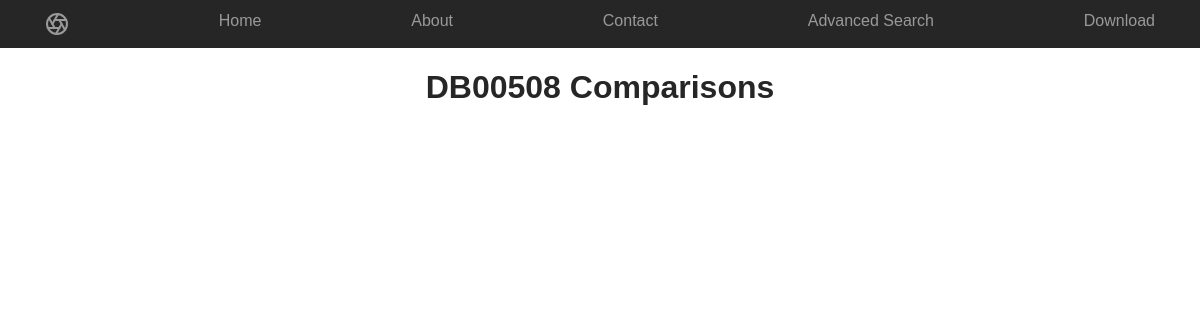
The app's page /repos/comparison/DB00508/, older data.
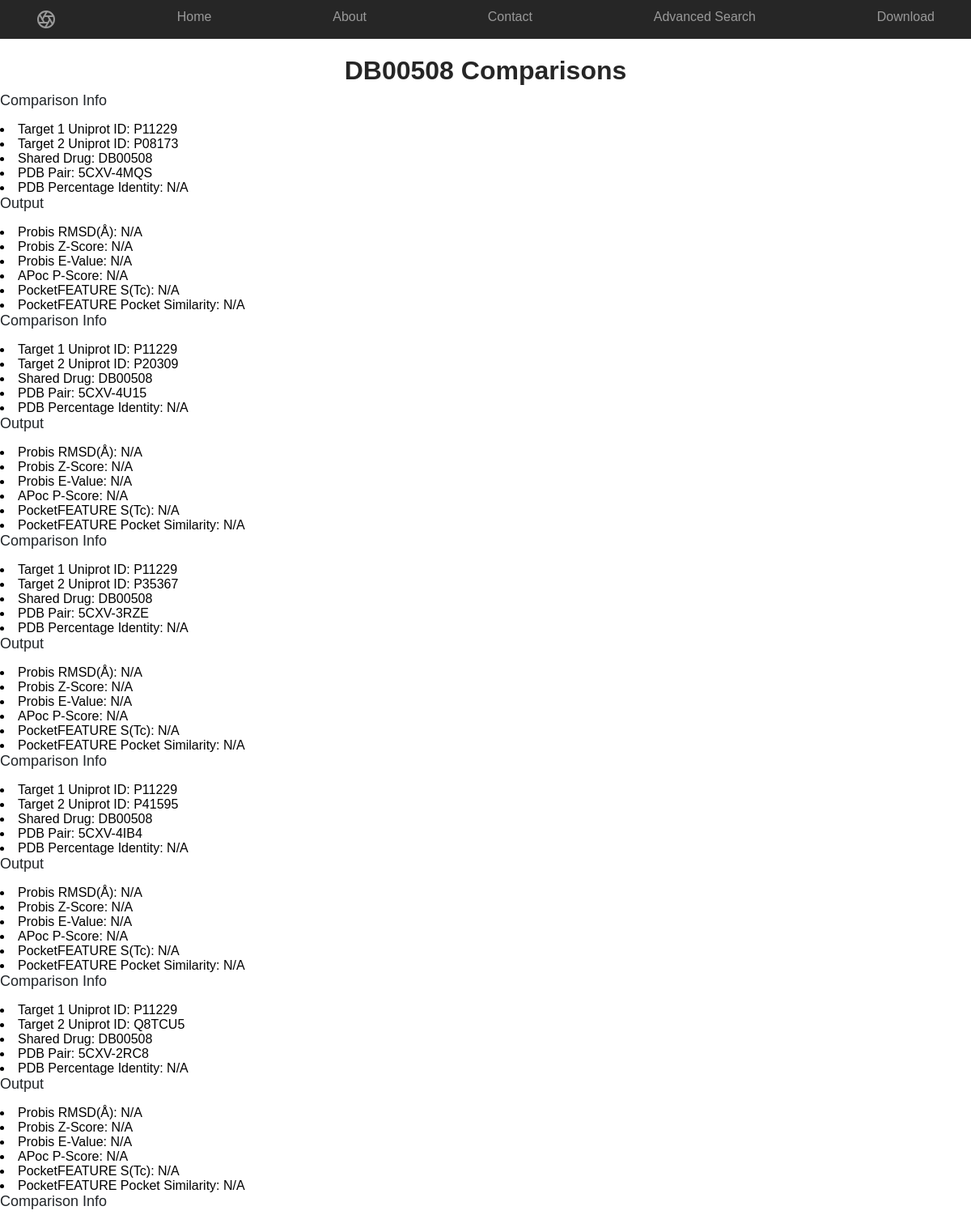
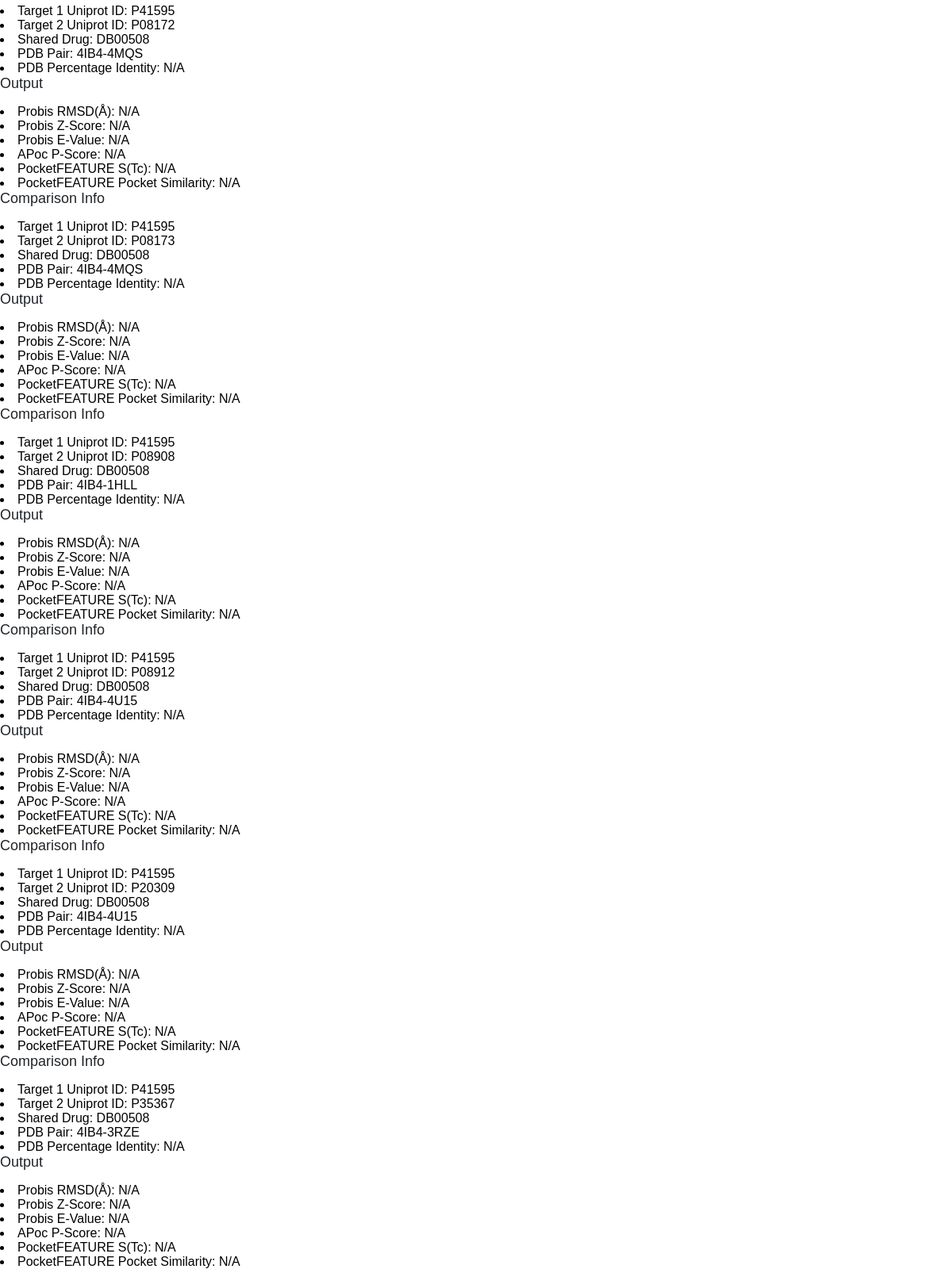
The same page, newer data (2 pictures, top to bottom).
### repos/models.py (models this page shows)
class Drug(models.Model):
    targets = models.ManyToManyField('Target')
    drugbank_ID = models.CharField(max_length=10, primary_key=True)
    generic_name = models.CharField(max_length=100)
    brand_name = models.CharField(max_length=100)
    indication = models.CharField(max_length=1000)
    moa = models.CharField(max_length=1000)
    chembl_ID = models.CharField(max_length=20)
    approval = models.CharField(max_length=100)
    def __str__(self):
        return self.drugbank_ID

class Comparison(models.Model):
    Target1_ID = models.ForeignKey(Target, on_delete=models.CASCADE, related_name='inter_1')
    Target2_ID = models.ForeignKey(Target, on_delete=models.CASCADE, related_name='inter_2')
    DrugBank_ID = models.ForeignKey(Drug, on_delete=models.CASCADE)
    PDB_Pair = models.CharField(max_length=12)
    Percentage_Identity = models.CharField(max_length=50)
    Probis_RMSD = models.CharField(max_length=50)
    Probis_ZScore = models.CharField(max_length=50)
    Probis_EValue = models.CharField(max_length=50)
    APoc_PScore = models.CharField(max_length=50)
    PocketFEATURE_STc = models.CharField(max_length=50)
    PocketFEATURE_Pocket_Similarity = models.CharField(max_length=50)

class Target(models.Model):
    uniprot_ID = models.CharField(max_length=20, primary_key=True)
    protein_name = models.CharField(max_length=100)
    gene_name = models.CharField(max_length=20)
    bound = models.BooleanField()
    def __str__(self):
        return self.uniprot_ID

### repos/views.py (the view)
# urls.py: path('comparison/<str:pk>/', views.ComparisonView.as_view(), name='comparison'),
class ComparisonView(generic.DetailView):
    model = Drug
    template_name = 'repos/comparisons.html'
    context_object_name = 'this_drug'

### repos/templates/repos/comparisons.html (shortened to what this page needs)
<!DOCTYPE html>
<html lang="en">
<head>
  {% load static %}
  <link rel="stylesheet" type="text/css" href="{% static 'bootstrap4/css/bootstrap.min.css' %}" />
  <link rel="stylesheet" type="text/css" href="{% static 'repos/style.css' %}" />
</head>
<body>
  <nav class="site-header sticky-top py-1">
    <div class="container d-flex flex-column flex-md-row justify-content-between">
      <a class="py-2" href="#">
      </a>
      <a class="py-2 d-none d-md-inline-block {% if request.path == "/repos/" %} active-link{% endif %}" href="/repos/">Home</a>
      <a class="py-2 d-none d-md-inline-block {% if request.path == "/repos/about" %} active-link{% endif %}" href="/repos/about/">About</a>
      <a class="py-2 d-none d-md-inline-block {% if request.path == "/repos/contact" %} active-link{% endif %}" href="/repos/contact/">Contact</a>
      <a class="py-2 d-none d-md-inline-block {% if request.path == "/repos/about" %} active-link{% endif %}" href="#">Advanced Search</a>
      <a class="py-2 d-none d-md-inline-block {% if request.path == "/repos/about" %} active-link{% endif %}" href="#">Download</a>
    </div>
  </nav>
  <h2>{{ this_drug.drugbank_ID }} Comparisons</h2>
  {%for comp in this_drug.comparison_set.all%}
    <p>Comparison Info</p>
    <li>Target 1 Uniprot ID: {{ comp.Target1_ID }}</li>
    <li>Target 2 Uniprot ID: {{ comp.Target2_ID }}</li>
    <li>Shared Drug: {{ comp.DrugBank_ID }} </li>
    <li>PDB Pair: {{ comp.PDB_Pair }}</li>
    <li>PDB Percentage Identity: {{ comp.Percentage_Identity }}</li>
    <p>Output</p>
    <li>Probis RMSD(<span>&#8491;</span>): {{ comp.Probis_RMSD }}</li>
    <li>Probis Z-Score: {{ comp.Probis_ZScore }}</li>
    <li>Probis E-Value: {{ comp.Probis_EValue }}</li>
    <li>APoc P-Score: {{ comp.APoc_PScore }}</li>
    <li>PocketFEATURE S(Tc): {{ comp.PocketFEATURE_STc }}</li>
    <li>PocketFEATURE Pocket Similarity: {{ comp.PocketFEATURE_Pocket_Similarity }}</li>
  {%endfor%}
</body>
</html>

### repos/static/repos/style.css (style rules this page uses)
.site-header { background-color: rgba(0, 0, 0, .85); -webkit-backdrop-filter: saturate(180%) blur(20px); backdrop-filter: saturate(180%) blur(20px); }
.site-header a { color: #999; transition: ease-in-out color .15s; }
h2 { color: rgba(0, 0, 0, .85); text-transform:capitalize; font-weight: bold; text-align: center; margin-top: 20px; }
p { font-size: 18px; }
li { color: black; text-align: left; }
a { color: MediumVioletRed; }
* { box-sizing: border-box; }
body { font: 16px Arial; }

Row changes from the older to the newer data that the page shows:
added Comparison: Target1_ID "P11229", Target2_ID "P08173", DrugBank_ID "DB00508", PDB_Pair "5CXV-4MQS", Percentage_Identity "N/A", Probis_RMSD "N/A", Probis_ZScore "N/A", Probis_EValue "N/A", APoc_PScore "N/A", PocketFEATURE_STc "N/A", PocketFEATURE_Pocket_Similarity "N/A"
added Comparison: Target1_ID "P11229", Target2_ID "P20309", DrugBank_ID "DB00508", PDB_Pair "5CXV-4U15", Percentage_Identity "N/A", Probis_RMSD "N/A", Probis_ZScore "N/A", Probis_EValue "N/A", APoc_PScore "N/A", PocketFEATURE_STc "N/A", PocketFEATURE_Pocket_Similarity "N/A"
added Comparison: Target1_ID "P11229", Target2_ID "P35367", DrugBank_ID "DB00508", PDB_Pair "5CXV-3RZE", Percentage_Identity "N/A", Probis_RMSD "N/A", Probis_ZScore "N/A", Probis_EValue "N/A", APoc_PScore "N/A", PocketFEATURE_STc "N/A", PocketFEATURE_Pocket_Similarity "N/A"
added Comparison: Target1_ID "P11229", Target2_ID "P41595", DrugBank_ID "DB00508", PDB_Pair "5CXV-4IB4", Percentage_Identity "N/A", Probis_RMSD "N/A", Probis_ZScore "N/A", Probis_EValue "N/A", APoc_PScore "N/A", PocketFEATURE_STc "N/A", PocketFEATURE_Pocket_Similarity "N/A"
added Comparison: Target1_ID "P11229", Target2_ID "Q8TCU5", DrugBank_ID "DB00508", PDB_Pair "5CXV-2RC8", Percentage_Identity "N/A", Probis_RMSD "N/A", Probis_ZScore "N/A", Probis_EValue "N/A", APoc_PScore "N/A", PocketFEATURE_STc "N/A", PocketFEATURE_Pocket_Similarity "N/A"
added Comparison: Target1_ID "P41595", Target2_ID "P08172", DrugBank_ID "DB00508", PDB_Pair "4IB4-4MQS", Percentage_Identity "N/A", Probis_RMSD "N/A", Probis_ZScore "N/A", Probis_EValue "N/A", APoc_PScore "N/A", PocketFEATURE_STc "N/A", PocketFEATURE_Pocket_Similarity "N/A"
added Comparison: Target1_ID "P41595", Target2_ID "P08173", DrugBank_ID "DB00508", PDB_Pair "4IB4-4MQS", Percentage_Identity "N/A", Probis_RMSD "N/A", Probis_ZScore "N/A", Probis_EValue "N/A", APoc_PScore "N/A", PocketFEATURE_STc "N/A", PocketFEATURE_Pocket_Similarity "N/A"
added Comparison: Target1_ID "P41595", Target2_ID "P08908", DrugBank_ID "DB00508", PDB_Pair "4IB4-1HLL", Percentage_Identity "N/A", Probis_RMSD "N/A", Probis_ZScore "N/A", Probis_EValue "N/A", APoc_PScore "N/A", PocketFEATURE_STc "N/A", PocketFEATURE_Pocket_Similarity "N/A"
added Comparison: Target1_ID "P41595", Target2_ID "P08912", DrugBank_ID "DB00508", PDB_Pair "4IB4-4U15", Percentage_Identity "N/A", Probis_RMSD "N/A", Probis_ZScore "N/A", Probis_EValue "N/A", APoc_PScore "N/A", PocketFEATURE_STc "N/A", PocketFEATURE_Pocket_Similarity "N/A"
added Comparison: Target1_ID "P41595", Target2_ID "P20309", DrugBank_ID "DB00508", PDB_Pair "4IB4-4U15", Percentage_Identity "N/A", Probis_RMSD "N/A", Probis_ZScore "N/A", Probis_EValue "N/A", APoc_PScore "N/A", PocketFEATURE_STc "N/A", PocketFEATURE_Pocket_Similarity "N/A"
added Comparison: Target1_ID "P41595", Target2_ID "P35367", DrugBank_ID "DB00508", PDB_Pair "4IB4-3RZE", Percentage_Identity "N/A", Probis_RMSD "N/A", Probis_ZScore "N/A", Probis_EValue "N/A", APoc_PScore "N/A", PocketFEATURE_STc "N/A", PocketFEATURE_Pocket_Similarity "N/A"
